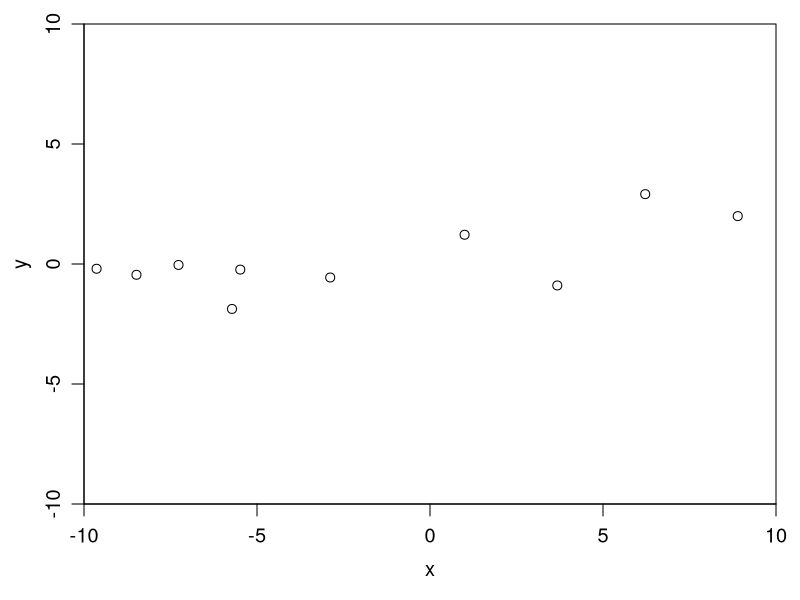
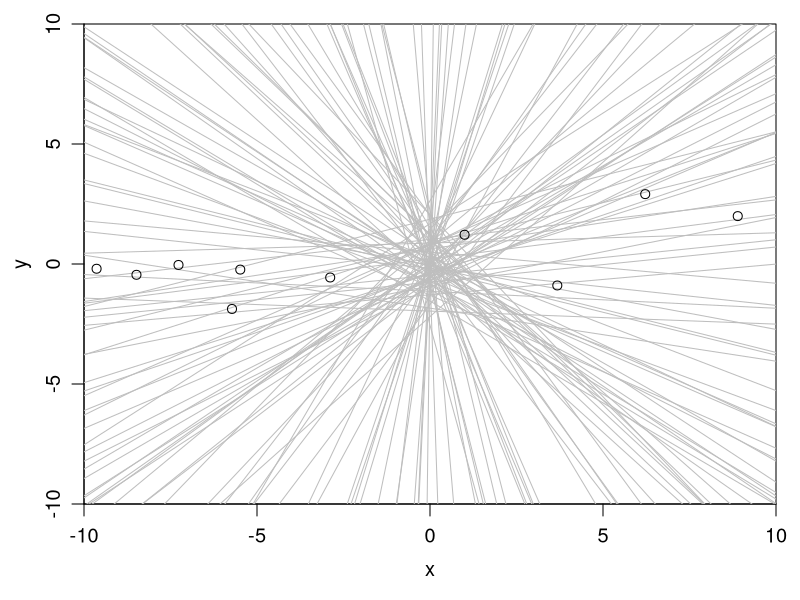
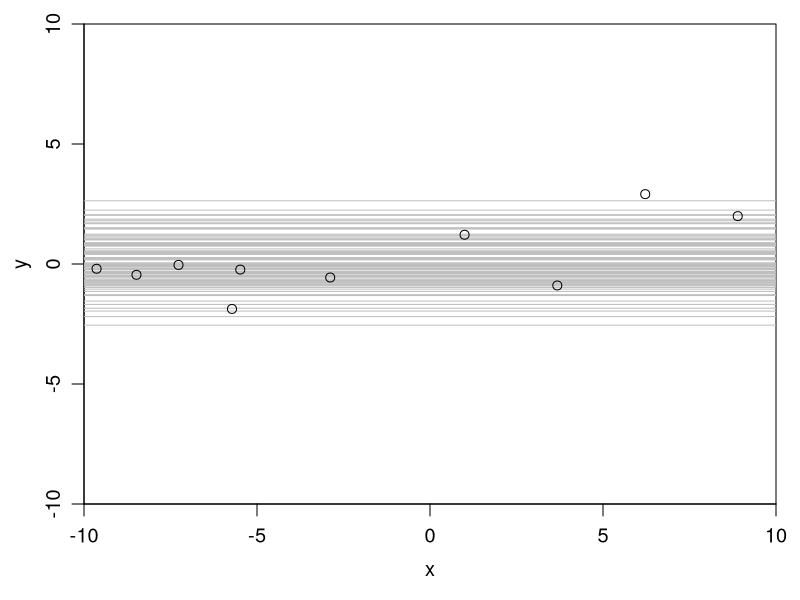

The R script that drew these images, in order:
##### C.A.L. Bailer-Jones, Practical Bayesian Inference, 2017
##### Version 2023-04. CC-BY-4.0 licence (see README file)

##### Calculate the Bayesian evidence for two linear models of 2D data.
##### M1: alpha=0, M2: P(alpha) ~ 1.

library(gplots) # for plotCI

### Define likelihood

# Return log10(likelihood), a scalar.
# theta is the vector of model parameters, here c(b_0, alpha, log10(ysig)).
# data is the two-column matrix [x,y].
# dnorm(..., log=TRUE) returns log base e, so multiply by 1/ln(10) = 0.434
# to get log base 10
log.like <- function(theta, data) {
  # convert alpha to b_1 and log10(ysig) to ysig
  theta[2] <- tan(theta[2])
  theta[3] <- 10^theta[3]
  # likelihood
  modPred <- drop( theta[1:2] %*% t(cbind(1,data$x)) )
  # Dimensions in mixed vector/matrix products: [Ndat] = [P] %*% [P x Ndat] 
  logLike <- (1/log(10))*sum( dnorm(modPred - data$y, mean=0, 
                                    sd=theta[3], log=TRUE) )
  return(logLike)
}

### Define true model and simulate experimental data from it

set.seed(75) # 75 gives data and plots in script
Ndat <- 10
x <- sort(runif(Ndat, -10, 10))
sigTrue <- 1
modMat <- c(0,0.1) # 1 x P vector: coefficients, b_p, of sum_{p=0} b_p*x^p
y <- cbind(1,x) %*% as.matrix(modMat) + rnorm(Ndat, 0, sigTrue) # noisy data
# Dimensions in matrix multiplication: 
# [Ndat x 1] = [Ndat x P] %*% [P x 1] + [Ndat]
# cbind does logical thing combining scalar and vector; then vector addition
y <- drop(y) # converts into a vector
#pdf("linearmodel_evidence_data_10.pdf", width=5, height=4)
par(mfrow=c(1,1), mar=c(3.5,3.0,0.5,0.5), oma=0.5*c(1,1,1,1), 
    mgp=c(2.2,0.8,0), cex=1.2)
plot(x, y, xlim=c(-10,10), ylim=c(-10,10), xaxs="i", yaxs="i")
#plotCI(x, y, xlim=c(-10, 10), uiw=sigTrue, gap=0) # data and true error bar
#abline(a=modMat[1], b=modMat[2], col="red") # true model
#dev.off()

### Sample from prior

# Sample from prior.
# priorSamp is an array with dimensions (Nsamp, 3) containing the 
# samples for b_0, alpha, log10(sigma)
set.seed(100)
Nsamp <- 1e5 # will need to be larger if the priors are broader
priorSamp <- cbind(rnorm(n=Nsamp, mean=0, sd=1), 
                   runif(n=Nsamp, min=-pi/2, max=pi/2),
                   runif(n=Nsamp, min=log10(0.5), max=log10(2)))
sel <- sample.int(n=Nsamp, size=100) # 100 of the prior samples 

# Plot data and overplot 100 prior models from M2 
#pdf("linearmodel_evidence_prior_models_M2.pdf", width=5, height=4)
par(mfrow=c(1,1), mar=c(3.5,3.0,0.5,0.5), oma=0.5*c(1,1,1,1), 
    mgp=c(2.2,0.8,0), cex=1.2)
plot(x, y, type="n", xlim=c(-10,10), ylim=c(-10,10), xaxs="i", yaxs="i")
for(j in sel) {
  abline(a=priorSamp[j,1], b=tan(priorSamp[j,2]), col="grey")
}
points(x, y)
#dev.off()

# Plot data and overplot prior models from M1
#pdf("linearmodel_evidence_prior_models_M1.pdf", width=5, height=4)
par(mfrow=c(1,1), mar=c(3.5,3.0,0.5,0.5), oma=0.5*c(1,1,1,1), 
    mgp=c(2.2,0.8,0), cex=1.2)
plot(x, y, type="n", xlim=c(-10,10), ylim=c(-10,10), xaxs="i", yaxs="i")
for(j in sel) {
  abline(a=priorSamp[j,1], b=0, col="grey")
}
points(x, y)
#dev.off()

### Calculate likelihoods, evidences, and BF

data <- data.frame(cbind(x,y))

# Calculate likelihoods and evidence for model M2
logLikeM2 <- rep(NA, Nsamp)
for(j in 1:Nsamp) {
  logLikeM2[j] <- log.like(theta=priorSamp[j,], data)
}
logEvM2 <- log10(mean(10^logLikeM2))
# Calculate likelihoods and evidence for model M1
priorM1   <- cbind(priorSamp[,1], rep(0, Nsamp), priorSamp[,3])
logLikeM1 <- rep(NA, Nsamp)
for(j in 1:Nsamp) {
  logLikeM1[j] <- log.like(theta=priorM1[j,], data)
}
logEvM1 <- log10(mean(10^logLikeM1))
# Print results
cat("log10(Ev_1)  = ", logEvM1, "\n")
cat("log10(Ev_2)  = ", logEvM2, "\n")
cat("log10(BF_12) = ", logEvM1 - logEvM2, "\n")
cat("BF_12        = ", 10^(logEvM1 - logEvM2), "\n")
